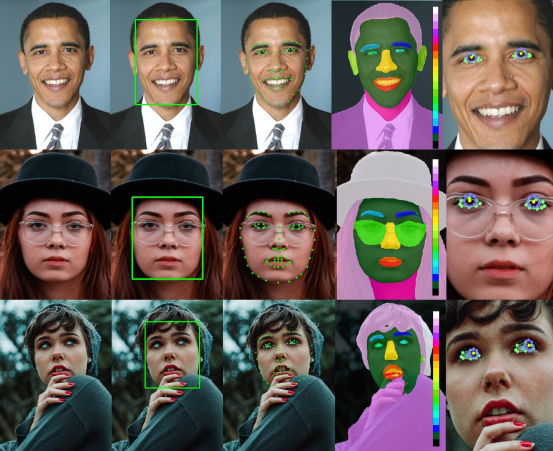
#> input picture face_toolbox_keras_master/examples.jpg, 1106 x 902 px (shown at 1/2 size)
$ python -i sj_image_process.py   (imports and definitions only)   (older library calls are emulated)
#> lines starting #> are read from the running program, lines starting #| are printed output that depends on the picture
# -*- coding: utf-8 -*-
"""
Created on Wed Jul  8 10:39:39 2020

@author: seojin
"""

import cv2
import numpy as np


# [97 lines left out: functions shift_image, specify_color, sizing_aspect_ratio, upright_camera_img, remove_overlapped_pixels, not called in this run]


def sobel_edge_img(img, ksize=3):
    """
    apply sobel edge in img

    :param img: image
    :param ksize: sobel filter size
    :return: filtered image
    """
#> called with ksize = 3
    img = cv2.cvtColor(img, cv2.COLOR_RGB2GRAY)
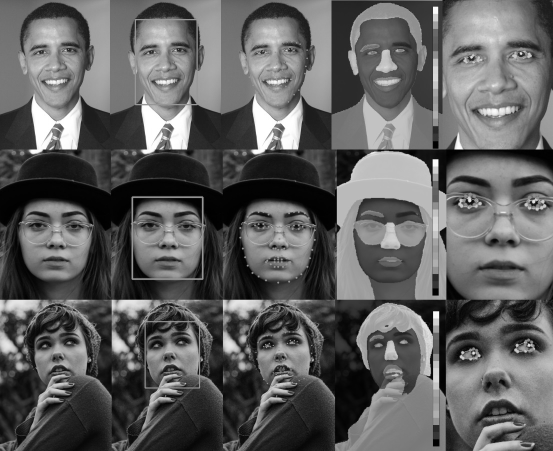
#> img: shape (902, 1106) (shown at 1/2 size); min 0, max 255, mean 95.7

    img_sobel_x = cv2.Sobel(img, cv2.CV_64F, 1, 0, ksize=3)
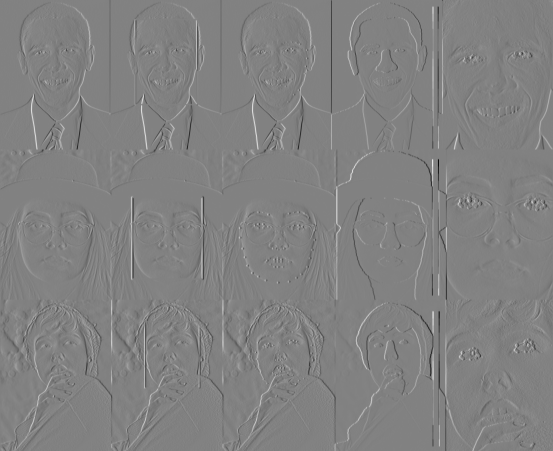
#> img_sobel_x: shape (902, 1106) float64 (shown at 1/2 size); min -976, max 944, mean 0.2; drawn with min black and max white
    img_sobel_x = cv2.convertScaleAbs(img_sobel_x)
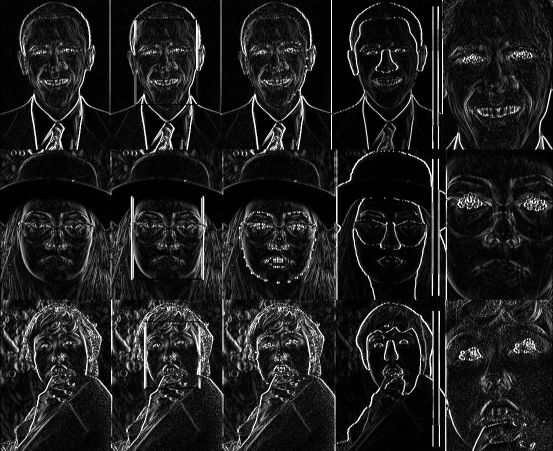
#> img_sobel_x: shape (902, 1106) (shown at 1/2 size); min 0, max 255, mean 29.7
    img_sobel_y = cv2.Sobel(img, cv2.CV_64F, 0, 1, ksize=3)
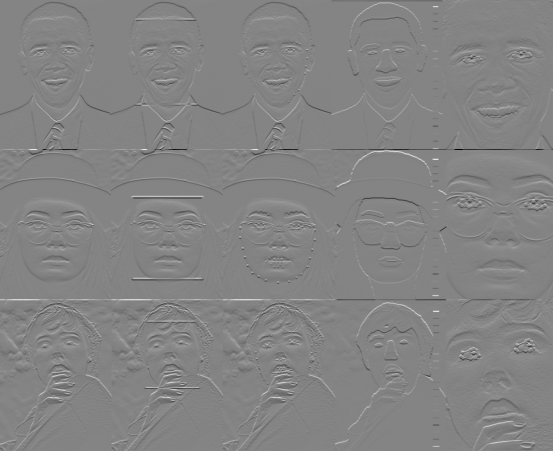
#> img_sobel_y: shape (902, 1106) float64 (shown at 1/2 size); min -1009, max 940, mean -0.4; drawn with min black and max white
    img_sobel_y = cv2.convertScaleAbs(img_sobel_y)
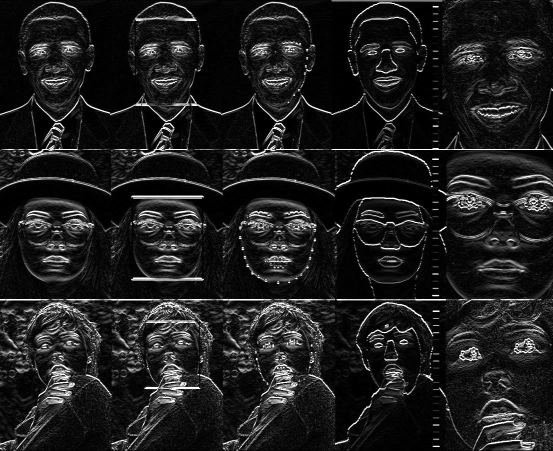
#> img_sobel_y: shape (902, 1106) (shown at 1/2 size); min 0, max 255, mean 30.5

    img_sobel = cv2.addWeighted(img_sobel_x, 1, img_sobel_y, 1, 0)
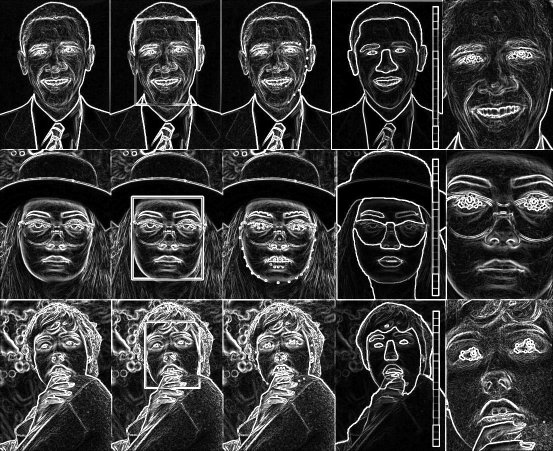
#> img_sobel: shape (902, 1106) (shown at 1/2 size); min 0, max 255, mean 56.3

    return img_sobel


# [14 lines left out: function canny, not called in this run]


'''
Input:
    img: 0과 255로 이루어진 이미지(255가 object이어야 한다)

Return:
    object의 rectangle 반환
'''


# [72 lines left out: functions find_obj_rectangle, find_padding_size, not called in this run]


class Image_preprocessing:
    # degree: absolute value
    # [66 lines left out: functions rotate_center, get_rotate_point, rotate_point, not called in this run]

>>> import cv2
>>> picture = cv2.cvtColor(cv2.imread('../face_toolbox_keras_master/examples.jpg'), cv2.COLOR_BGR2RGB)
>>> result = sobel_edge_img(picture)
